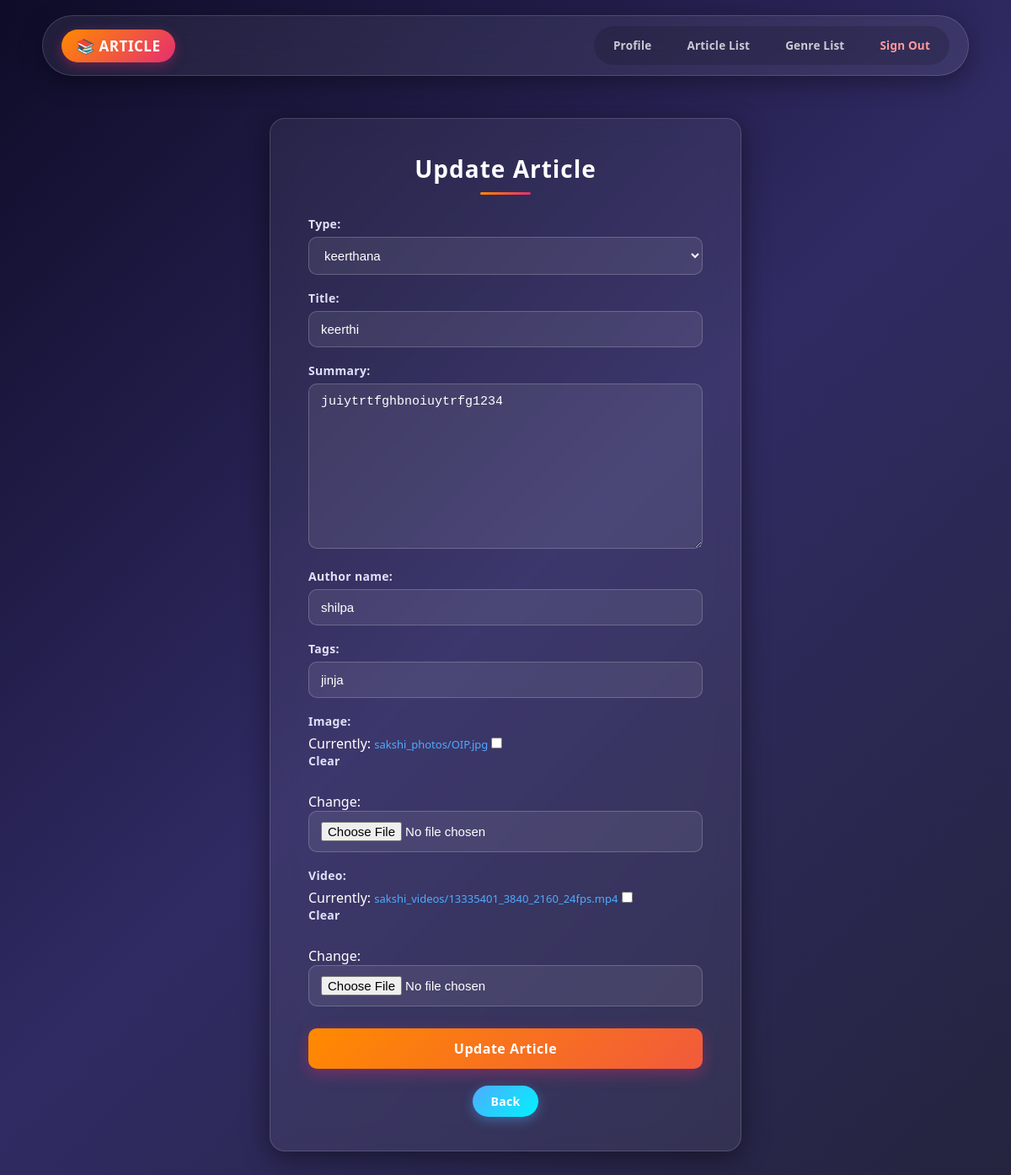
/base/update_article/1/ (signed in), run on the app's committed database.
### base/models.py (models this page shows, shortened)
class Article(models.Model):
    type = models.ForeignKey(Genre, on_delete=models.CASCADE , blank=True, null=True)
    title = models.CharField(max_length=200)
    summary = models.TextField()
    author_name = models.CharField(max_length=100)
    tags = models.CharField(max_length=150)
    image = models.ImageField(upload_to='sakshi_photos',blank=True, null=True )
    video = models.FileField(upload_to='sakshi_videos',blank=True, null=True)
    is_deleted = models.BooleanField(default=False)
    created_at = models.DateTimeField(auto_now_add=True)
    deleted_at = models.DateTimeField(auto_now_add=True,blank=True,null=True)

### base/views.py (the view)
# urls.py: path('update_article/<int:pk>/', views.update_article, name='update_article'),
@login_required(login_url='signin')
def update_article(request, pk):   # view
    data = get_object_or_404(Article, id=pk, is_deleted = False)
    if request.method == "POST":
        form = ArticleForm(request.POST, request.FILES, instance=data)
        if form.is_valid():   # it checks if the form variable has data or not
            form.save()       # creation operation completes
            messages.success(request, 'Article updated successfully!...')
            return redirect('read_article')
    else:
        form = ArticleForm(instance=data)
    return render(request, 'update_article.html', {'form': form})

### base/forms.py
class ArticleForm(forms.ModelForm): # model form created
    class Meta: # it will display the input tag
        model=Article
        fields = ['type','title','summary','author_name','tags','image','video'] # optional--> fields ='__all__'

### base/models.py (called while the page is built)
    def __str__(self):
        return self.name

### base/templates/update_article.html (shortened to what this page needs)
{% extends 'main.html' %}
{% load static %}
{% block content %}
<link rel="stylesheet" href="{% static 'css/update_article.css' %}">
<div class="container">
    <div class="form-box">
        <h2>Update Article</h2>
        <form method="POST" enctype="multipart/form-data" id="updateForm">
            {{ form.as_p }}
            <button type="submit" class="submit-btn">
                Update Article
            </button>
        </form>
        <div class="button-area" style="margin-top:20px;">
            <a href="{% url 'read_article' %}" class="btn">
                Back
            </a>
        </div>
    </div>
</div>
{% endblock %}

### static/style.css (style rules this page uses)
* { box-sizing: border-box; margin: 0; padding: 0; }
html, body { width: 100%; min-height: 100vh; background: linear-gradient(135deg, #0f0c29, #302b63, #24243e); font-family: 'Segoe UI', Roboto, Arial, sans-serif; color: #fff; }
a { color: inherit; }
button { font-family: inherit; }

### static/css/update_article.css (style rules this page uses)
* { box-sizing: border-box; }
body { background: linear-gradient(135deg, #0f0c29, #302b63, #24243e); min-height: 100vh; font-family: 'Segoe UI', Roboto, Arial, sans-serif; }
.container { display: flex; justify-content: center; align-items: center; min-height: 90vh; padding: 30px 15px; }
.form-box { background: rgba(255, 255, 255, 0.06); backdrop-filter: blur(14px); -webkit-backdrop-filter: blur(14px); border: 1px solid rgba(255, 255, 255, 0.15); border-radius: 18px; padding: 40px 45px; width: 100%; max-width: 560px; box-shadow: 0 8px 32px rgba(0, 0, 0, 0.45); transition: transform 0.35s ease, box-shadow 0.35s ease; }
.form-box h2 { text-align: center; color: #fff; font-size: 28px; letter-spacing: 1px; margin-bottom: 25px; position: relative; padding-bottom: 12px; }
.form-box h2::after { content: ""; position: absolute; bottom: 0; left: 50%; transform: translateX(-50%); width: 60px; height: 3px; border-radius: 3px; background: linear-gradient(90deg, #ff8a00, #e52e71); }
#updateForm p { margin-bottom: 18px; }
#updateForm label { display: block; color: #e0e0f8; font-size: 14px; font-weight: 600; margin-bottom: 6px; letter-spacing: 0.3px; }
#updateForm input[type="text"], #updateForm input[type="email"], #updateForm input[type="number"], #updateForm input[type="date"], #updateForm input[type="url"], #updateForm input[type="file"], #updateForm textarea, #updateForm select { width: 100%; padding: 12px 14px; border-radius: 10px; border: 1.5px solid rgba(255, 255, 255, 0.2); background: rgba(255, 255, 255, 0.08); color: #fff; font-size: 15px; outline: none; transition: border-color 0.25s ease, box-shadow 0.25s ease, background 0.25s ease; }
#updateForm textarea { min-height: 130px; resize: vertical; }
#updateForm input::placeholder, #updateForm textarea::placeholder { color: rgba(255, 255, 255, 0.45); }
#updateForm select { cursor: pointer; }
#updateForm select option { background: #24243e; color: #fff; }
#updateForm a { color: #4facfe; font-size: 13px; text-decoration: none; }
.submit-btn { width: 100%; padding: 13px 20px; margin-top: 8px; border: none; border-radius: 10px; background: linear-gradient(135deg, #ff8a00, #e52e71); background-size: 200% auto; color: #fff; font-size: 16px; font-weight: 700; letter-spacing: 0.5px; cursor: pointer; transition: background-position 0.5s ease, transform 0.25s ease, box-shadow 0.25s ease; box-shadow: 0 6px 18px rgba(229, 46, 113, 0.35); }
.button-area { display: flex; justify-content: center; }
.btn { text-decoration: none; color: #fff; background: linear-gradient(135deg, #4facfe, #00f2fe); padding: 9px 22px; border-radius: 30px; font-size: 14px; font-weight: 600; letter-spacing: 0.3px; box-shadow: 0 4px 14px rgba(79, 172, 254, 0.4); transition: all 0.3s ease; }

### data on the page
Article: type "keerthana", title "keerthi", summary "juiytrtfghbnoiuytrfg1234", author_name "shilpa", tags "jinja"
